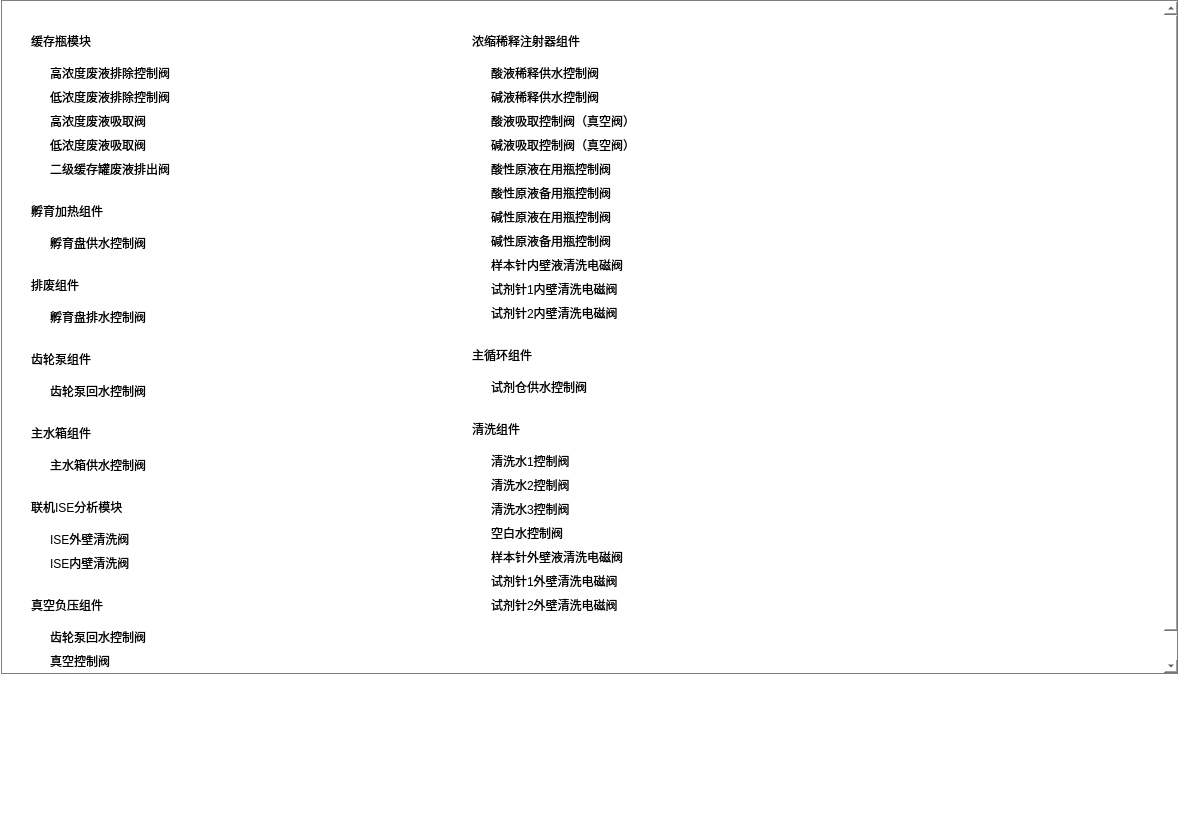
<?xml version="1.0" encoding="UTF-8"?>
<ui version="4.0">
 <class>ChValveModuleWgt</class>
 <widget class="QWidget" name="ChValveModuleWgt">
  <property name="geometry">
   <rect>
    <x>0</x>
    <y>0</y>
    <width>1185</width>
    <height>840</height>
   </rect>
  </property>
  <property name="windowTitle">
   <string notr="true">ChValveModuleWgt</string>
  </property>
  <property name="styleSheet">
   <string notr="true">background: transparent;</string>
  </property>
  <widget class="QFrame" name="line_h_2">
   <property name="geometry">
    <rect>
     <x>1</x>
     <y>673</y>
     <width>1177</width>
     <height>1</height>
    </rect>
   </property>
   <property name="styleSheet">
    <string notr="true">background: #a4a4a4;</string>
   </property>
   <property name="frameShape">
    <enum>QFrame::StyledPanel</enum>
   </property>
   <property name="frameShadow">
    <enum>QFrame::Raised</enum>
   </property>
   <property name="lines" stdset="0">
    <string notr="true">solid</string>
   </property>
  </widget>
  <widget class="QFrame" name="line_v_1">
   <property name="geometry">
    <rect>
     <x>1</x>
     <y>0</y>
     <width>1</width>
     <height>673</height>
    </rect>
   </property>
   <property name="styleSheet">
    <string notr="true">background: #a4a4a4;</string>
   </property>
   <property name="frameShape">
    <enum>QFrame::StyledPanel</enum>
   </property>
   <property name="frameShadow">
    <enum>QFrame::Raised</enum>
   </property>
   <property name="lines" stdset="0">
    <string notr="true">solid</string>
   </property>
   <property name="bks" stdset="0">
    <string notr="true">gray</string>
   </property>
  </widget>
  <widget class="QFrame" name="line_h_1">
   <property name="geometry">
    <rect>
     <x>1</x>
     <y>0</y>
     <width>1177</width>
     <height>1</height>
    </rect>
   </property>
   <property name="styleSheet">
    <string notr="true">background: #a4a4a4;</string>
   </property>
   <property name="frameShape">
    <enum>QFrame::StyledPanel</enum>
   </property>
   <property name="frameShadow">
    <enum>QFrame::Raised</enum>
   </property>
   <property name="lines" stdset="0">
    <string notr="true">solid</string>
   </property>
  </widget>
  <widget class="QFrame" name="line_v_2">
   <property name="geometry">
    <rect>
     <x>1177</x>
     <y>0</y>
     <width>1</width>
     <height>673</height>
    </rect>
   </property>
   <property name="styleSheet">
    <string notr="true">background: #a4a4a4;</string>
   </property>
   <property name="frameShape">
    <enum>QFrame::StyledPanel</enum>
   </property>
   <property name="frameShadow">
    <enum>QFrame::Raised</enum>
   </property>
   <property name="lines" stdset="0">
    <string notr="true">solid</string>
   </property>
  </widget>
  <widget class="QScrollArea" name="scrollArea">
   <property name="geometry">
    <rect>
     <x>0</x>
     <y>0</y>
     <width>1179</width>
     <height>674</height>
    </rect>
   </property>
   <property name="styleSheet">
    <string notr="true">QScrollBar:vertical  {
    width: 14px;
    background: #e4e7ec;
    padding: 0;
}</string>
   </property>
   <property name="lineWidth">
    <number>0</number>
   </property>
   <property name="horizontalScrollBarPolicy">
    <enum>Qt::ScrollBarAlwaysOff</enum>
   </property>
   <property name="widgetResizable">
    <bool>true</bool>
   </property>
   <widget class="QWidget" name="scrollAreaWidgetContents">
    <property name="geometry">
     <rect>
      <x>0</x>
      <y>0</y>
      <width>1177</width>
      <height>672</height>
     </rect>
    </property>
    <layout class="QHBoxLayout" name="horizontalLayout" stretch="2,3">
     <property name="spacing">
      <number>0</number>
     </property>
     <property name="leftMargin">
      <number>30</number>
     </property>
     <property name="topMargin">
      <number>10</number>
     </property>
     <property name="rightMargin">
      <number>30</number>
     </property>
     <property name="bottomMargin">
      <number>30</number>
     </property>
     <item>
      <layout class="QVBoxLayout" name="verticalLayout">
       <property name="spacing">
        <number>0</number>
       </property>
       <item>
        <widget class="QLabel" name="label">
         <property name="minimumSize">
          <size>
           <width>0</width>
           <height>50</height>
          </size>
         </property>
         <property name="maximumSize">
          <size>
           <width>16777215</width>
           <height>40</height>
          </size>
         </property>
         <property name="text">
          <string>缓存瓶模块</string>
         </property>
         <property name="alignment">
          <set>Qt::AlignLeading|Qt::AlignLeft|Qt::AlignVCenter</set>
         </property>
         <property name="weights" stdset="0">
          <string notr="true">bold</string>
         </property>
        </widget>
       </item>
       <item>
        <widget class="QCheckBox" name="checkBox_1">
         <property name="text">
          <string>高浓度废液排除控制阀</string>
         </property>
         <property name="checks" stdset="0">
          <string notr="true">push</string>
         </property>
        </widget>
       </item>
       <item>
        <widget class="QCheckBox" name="checkBox_2">
         <property name="text">
          <string>低浓度废液排除控制阀</string>
         </property>
         <property name="checks" stdset="0">
          <string notr="true">push</string>
         </property>
        </widget>
       </item>
       <item>
        <widget class="QCheckBox" name="checkBox_3">
         <property name="text">
          <string>高浓度废液吸取阀</string>
         </property>
         <property name="checks" stdset="0">
          <string notr="true">push</string>
         </property>
        </widget>
       </item>
       <item>
        <widget class="QCheckBox" name="checkBox_4">
         <property name="text">
          <string>低浓度废液吸取阀</string>
         </property>
         <property name="checks" stdset="0">
          <string notr="true">push</string>
         </property>
        </widget>
       </item>
       <item>
        <widget class="QCheckBox" name="checkBox_5">
         <property name="text">
          <string>二级缓存罐废液排出阀</string>
         </property>
         <property name="checks" stdset="0">
          <string notr="true">push</string>
         </property>
        </widget>
       </item>
       <item>
        <widget class="QLabel" name="label_2">
         <property name="minimumSize">
          <size>
           <width>0</width>
           <height>50</height>
          </size>
         </property>
         <property name="maximumSize">
          <size>
           <width>16777215</width>
           <height>40</height>
          </size>
         </property>
         <property name="text">
          <string>孵育加热组件</string>
         </property>
         <property name="alignment">
          <set>Qt::AlignLeading|Qt::AlignLeft|Qt::AlignVCenter</set>
         </property>
         <property name="weights" stdset="0">
          <string notr="true">bold</string>
         </property>
        </widget>
       </item>
       <item>
        <widget class="QCheckBox" name="checkBox_6">
         <property name="text">
          <string>孵育盘供水控制阀</string>
         </property>
         <property name="checks" stdset="0">
          <string notr="true">push</string>
         </property>
        </widget>
       </item>
       <item>
        <widget class="QLabel" name="label_3">
         <property name="minimumSize">
          <size>
           <width>0</width>
           <height>50</height>
          </size>
         </property>
         <property name="maximumSize">
          <size>
           <width>16777215</width>
           <height>40</height>
          </size>
         </property>
         <property name="text">
          <string>排废组件</string>
         </property>
         <property name="weights" stdset="0">
          <string notr="true">bold</string>
         </property>
        </widget>
       </item>
       <item>
        <widget class="QCheckBox" name="checkBox_7">
         <property name="text">
          <string>孵育盘排水控制阀</string>
         </property>
         <property name="checks" stdset="0">
          <string notr="true">push</string>
         </property>
        </widget>
       </item>
       <item>
        <widget class="QLabel" name="label_4">
         <property name="minimumSize">
          <size>
           <width>0</width>
           <height>50</height>
          </size>
         </property>
         <property name="maximumSize">
          <size>
           <width>16777215</width>
           <height>40</height>
          </size>
         </property>
         <property name="text">
          <string>齿轮泵组件</string>
         </property>
         <property name="weights" stdset="0">
          <string notr="true">bold</string>
         </property>
        </widget>
       </item>
       <item>
        <widget class="QCheckBox" name="checkBox_8">
         <property name="text">
          <string>齿轮泵回水控制阀</string>
         </property>
         <property name="checks" stdset="0">
          <string notr="true">push</string>
         </property>
        </widget>
       </item>
       <item>
        <widget class="QLabel" name="label_5">
         <property name="minimumSize">
          <size>
           <width>0</width>
           <height>50</height>
          </size>
         </property>
         <property name="maximumSize">
          <size>
           <width>16777215</width>
           <height>40</height>
          </size>
         </property>
         <property name="text">
          <string>主水箱组件</string>
         </property>
         <property name="weights" stdset="0">
          <string notr="true">bold</string>
         </property>
        </widget>
       </item>
       <item>
        <widget class="QCheckBox" name="checkBox_9">
         <property name="text">
          <string>主水箱供水控制阀</string>
         </property>
         <property name="checks" stdset="0">
          <string notr="true">push</string>
         </property>
        </widget>
       </item>
       <item>
        <widget class="QLabel" name="label_9">
         <property name="minimumSize">
          <size>
           <width>0</width>
           <height>50</height>
          </size>
         </property>
         <property name="maximumSize">
          <size>
           <width>16777215</width>
           <height>40</height>
          </size>
         </property>
         <property name="text">
          <string>联机ISE分析模块</string>
         </property>
         <property name="weights" stdset="0">
          <string notr="true">bold</string>
         </property>
        </widget>
       </item>
       <item>
        <widget class="QCheckBox" name="checkBox_29">
         <property name="text">
          <string>ISE外壁清洗阀</string>
         </property>
         <property name="checks" stdset="0">
          <string notr="true">push</string>
         </property>
        </widget>
       </item>
       <item>
        <widget class="QCheckBox" name="checkBox_30">
         <property name="text">
          <string>ISE内壁清洗阀</string>
         </property>
         <property name="checks" stdset="0">
          <string notr="true">push</string>
         </property>
        </widget>
       </item>
       <item>
        <widget class="QLabel" name="label_10">
         <property name="minimumSize">
          <size>
           <width>0</width>
           <height>50</height>
          </size>
         </property>
         <property name="maximumSize">
          <size>
           <width>16777215</width>
           <height>40</height>
          </size>
         </property>
         <property name="text">
          <string>真空负压组件</string>
         </property>
         <property name="weights" stdset="0">
          <string notr="true">bold</string>
         </property>
        </widget>
       </item>
       <item>
        <widget class="QCheckBox" name="checkBox_31">
         <property name="text">
          <string>齿轮泵回水控制阀</string>
         </property>
         <property name="checks" stdset="0">
          <string notr="true">push</string>
         </property>
        </widget>
       </item>
       <item>
        <widget class="QCheckBox" name="checkBox_32">
         <property name="text">
          <string>真空控制阀</string>
         </property>
         <property name="checks" stdset="0">
          <string notr="true">push</string>
         </property>
        </widget>
       </item>
       <item>
        <spacer name="verticalSpacer">
         <property name="orientation">
          <enum>Qt::Vertical</enum>
         </property>
         <property name="sizeHint" stdset="0">
          <size>
           <width>20</width>
           <height>40</height>
          </size>
         </property>
        </spacer>
       </item>
      </layout>
     </item>
     <item>
      <layout class="QVBoxLayout" name="verticalLayout_2">
       <property name="spacing">
        <number>0</number>
       </property>
       <item>
        <widget class="QLabel" name="label_6">
         <property name="minimumSize">
          <size>
           <width>0</width>
           <height>50</height>
          </size>
         </property>
         <property name="maximumSize">
          <size>
           <width>16777215</width>
           <height>40</height>
          </size>
         </property>
         <property name="text">
          <string>浓缩稀释注射器组件</string>
         </property>
         <property name="weights" stdset="0">
          <string notr="true">bold</string>
         </property>
        </widget>
       </item>
       <item>
        <widget class="QCheckBox" name="checkBox_10">
         <property name="text">
          <string>酸液稀释供水控制阀</string>
         </property>
         <property name="checks" stdset="0">
          <string notr="true">push</string>
         </property>
        </widget>
       </item>
       <item>
        <widget class="QCheckBox" name="checkBox_11">
         <property name="text">
          <string>碱液稀释供水控制阀</string>
         </property>
         <property name="checks" stdset="0">
          <string notr="true">push</string>
         </property>
        </widget>
       </item>
       <item>
        <widget class="QCheckBox" name="checkBox_12">
         <property name="text">
          <string>酸液吸取控制阀（真空阀）</string>
         </property>
         <property name="checks" stdset="0">
          <string notr="true">push</string>
         </property>
        </widget>
       </item>
       <item>
        <widget class="QCheckBox" name="checkBox_13">
         <property name="text">
          <string>碱液吸取控制阀（真空阀）</string>
         </property>
         <property name="checks" stdset="0">
          <string notr="true">push</string>
         </property>
        </widget>
       </item>
       <item>
        <widget class="QCheckBox" name="checkBox_14">
         <property name="text">
          <string>酸性原液在用瓶控制阀</string>
         </property>
         <property name="checks" stdset="0">
          <string notr="true">push</string>
         </property>
        </widget>
       </item>
       <item>
        <widget class="QCheckBox" name="checkBox_15">
         <property name="text">
          <string>酸性原液备用瓶控制阀</string>
         </property>
         <property name="checks" stdset="0">
          <string notr="true">push</string>
         </property>
        </widget>
       </item>
       <item>
        <widget class="QCheckBox" name="checkBox_16">
         <property name="text">
          <string>碱性原液在用瓶控制阀</string>
         </property>
         <property name="checks" stdset="0">
          <string notr="true">push</string>
         </property>
        </widget>
       </item>
       <item>
        <widget class="QCheckBox" name="checkBox_17">
         <property name="text">
          <string>碱性原液备用瓶控制阀</string>
         </property>
         <property name="checks" stdset="0">
          <string notr="true">push</string>
         </property>
        </widget>
       </item>
       <item>
        <widget class="QCheckBox" name="checkBox_18">
         <property name="text">
          <string>样本针内壁液清洗电磁阀</string>
         </property>
         <property name="checks" stdset="0">
          <string notr="true">push</string>
         </property>
        </widget>
       </item>
       <item>
        <widget class="QCheckBox" name="checkBox_19">
         <property name="text">
          <string>试剂针1内壁清洗电磁阀</string>
         </property>
         <property name="checks" stdset="0">
          <string notr="true">push</string>
         </property>
        </widget>
       </item>
       <item>
        <widget class="QCheckBox" name="checkBox_20">
         <property name="text">
          <string>试剂针2内壁清洗电磁阀</string>
         </property>
         <property name="checks" stdset="0">
          <string notr="true">push</string>
         </property>
        </widget>
       </item>
       <item>
        <widget class="QLabel" name="label_7">
         <property name="minimumSize">
          <size>
           <width>0</width>
           <height>50</height>
          </size>
         </property>
         <property name="maximumSize">
          <size>
           <width>16777215</width>
           <height>40</height>
          </size>
         </property>
         <property name="text">
          <string>主循环组件</string>
         </property>
         <property name="weights" stdset="0">
          <string notr="true">bold</string>
         </property>
        </widget>
       </item>
       <item>
        <widget class="QCheckBox" name="checkBox_21">
         <property name="text">
          <string>试剂仓供水控制阀</string>
         </property>
         <property name="checks" stdset="0">
          <string notr="true">push</string>
         </property>
        </widget>
       </item>
       <item>
        <widget class="QLabel" name="label_8">
         <property name="minimumSize">
          <size>
           <width>0</width>
           <height>50</height>
          </size>
         </property>
         <property name="maximumSize">
          <size>
           <width>16777215</width>
           <height>40</height>
          </size>
         </property>
         <property name="text">
          <string>清洗组件</string>
         </property>
         <property name="weights" stdset="0">
          <string notr="true">bold</string>
         </property>
        </widget>
       </item>
       <item>
        <widget class="QCheckBox" name="checkBox_22">
         <property name="text">
          <string>清洗水1控制阀</string>
         </property>
         <property name="checks" stdset="0">
          <string notr="true">push</string>
         </property>
        </widget>
       </item>
       <item>
        <widget class="QCheckBox" name="checkBox_23">
         <property name="text">
          <string>清洗水2控制阀</string>
         </property>
         <property name="checks" stdset="0">
          <string notr="true">push</string>
         </property>
        </widget>
       </item>
       <item>
        <widget class="QCheckBox" name="checkBox_24">
         <property name="text">
          <string>清洗水3控制阀</string>
         </property>
         <property name="checks" stdset="0">
          <string notr="true">push</string>
         </property>
        </widget>
       </item>
       <item>
        <widget class="QCheckBox" name="checkBox_25">
         <property name="text">
          <string>空白水控制阀</string>
         </property>
         <property name="checks" stdset="0">
          <string notr="true">push</string>
         </property>
        </widget>
       </item>
       <item>
        <widget class="QCheckBox" name="checkBox_26">
         <property name="text">
          <string>样本针外壁液清洗电磁阀</string>
         </property>
         <property name="checks" stdset="0">
          <string notr="true">push</string>
         </property>
        </widget>
       </item>
       <item>
        <widget class="QCheckBox" name="checkBox_27">
         <property name="text">
          <string>试剂针1外壁清洗电磁阀</string>
         </property>
         <property name="checks" stdset="0">
          <string notr="true">push</string>
         </property>
        </widget>
       </item>
       <item>
        <widget class="QCheckBox" name="checkBox_28">
         <property name="text">
          <string>试剂针2外壁清洗电磁阀</string>
         </property>
         <property name="checks" stdset="0">
          <string notr="true">push</string>
         </property>
        </widget>
       </item>
       <item>
        <spacer name="verticalSpacer_2">
         <property name="orientation">
          <enum>Qt::Vertical</enum>
         </property>
         <property name="sizeHint" stdset="0">
          <size>
           <width>20</width>
           <height>40</height>
          </size>
         </property>
        </spacer>
       </item>
      </layout>
     </item>
    </layout>
   </widget>
  </widget>
  <zorder>line_h_1</zorder>
  <zorder>line_h_2</zorder>
  <zorder>line_v_1</zorder>
  <zorder>line_v_2</zorder>
  <zorder>scrollArea</zorder>
 </widget>
 <resources/>
 <connections/>
</ui>
